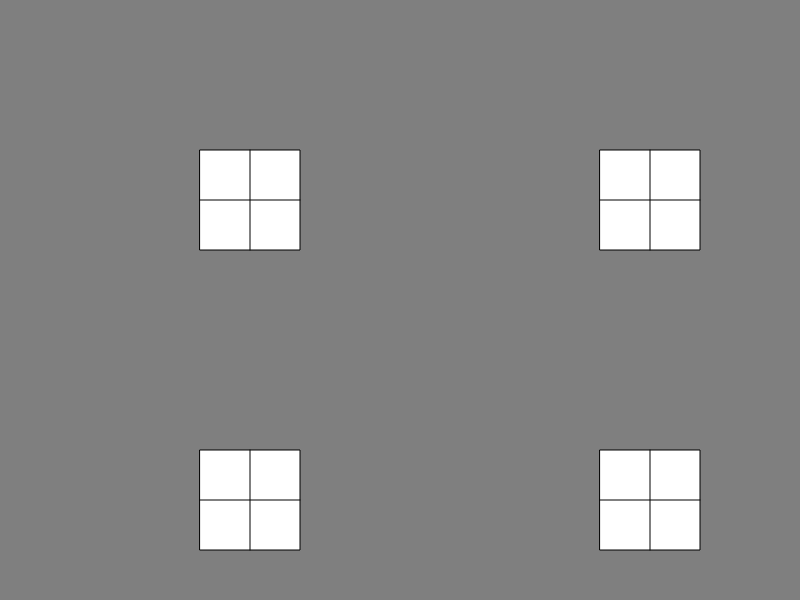
Frame 1 (no input)
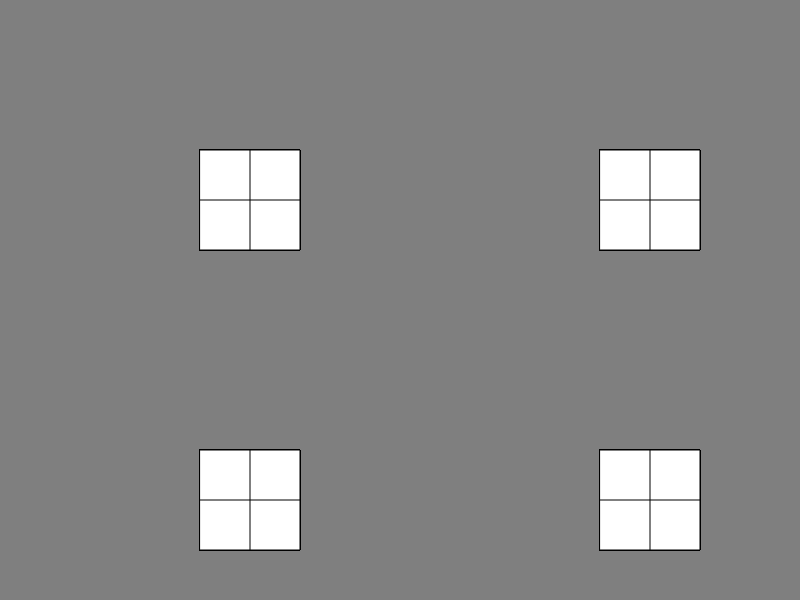
Frame 60 (no input)
Frame 120 (the mouse pressed at the canvas centre since frame 60): identical to frame 60, image omitted

The p5.js sketch that drew these frames (run headless with seeded random() and noise() and a simulated clock; from frame 60 on, the mouse is pressed at the canvas centre):

// p5.js sketch
// ── sketch.js
/*-------------------Function Assignment------------------*/
//Abdol,March 20

function setup() {
  // put setup code here
  createCanvas(800,600,);
  background(127);
}


function draw() {
// put drawing code here
 let x=width/4;
 let y=height/4;

//window in top left corner
 drawWindow(x,y);

//window in top right corner
 x=3*width/4
 drawWindow(x,y);

//window in bottom right corner
 y=3*height/4
 drawWindow(x,y);

//window in bottom left corner
 x=width/4;
 y=3*height/4;
 drawWindow (x,y);

}



//Function for drawing a window

function drawWindow(newX,newY){
rect(newX,newY,100,100);
line(newX+50,newY,newX+50,newY+100);
line(newX,newY+50,newX+100,newY+50);

}
